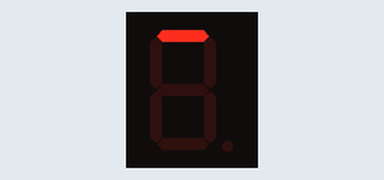
Simulated run of this sketch. Board: Arduino Uno, built with avr-gcc and run on an emulated ATmega328P. Shown: 1-digit seven-segment display. Wiring (inferred from the names in the program): 1-digit 7-segment display, segments lit when HIGH: segments pin 12, pin 13, pin 7, pin 8, pin 9, pin 11, pin 10, pin 6. The segment pins are drawn as the display they are named for.

Above: at 0.1 s.
At 2.1 s:
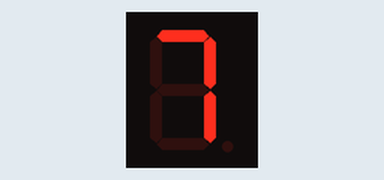
At 4.1 s:
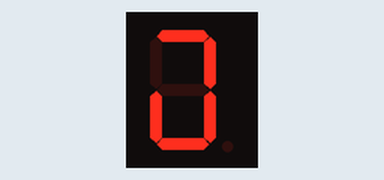
At 8.1 s:
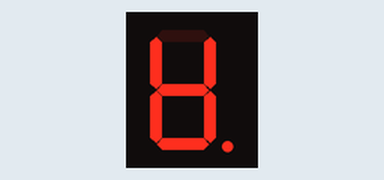
At 12.1 s:
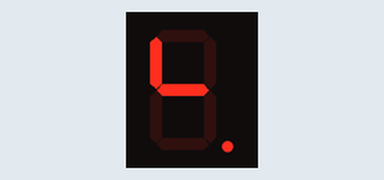
At 17.1 s:
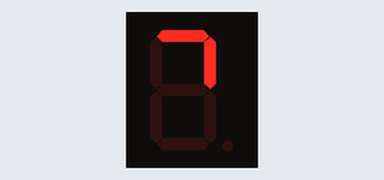

Measured:
- by itself, everything shown: repeats every 16.0 s, in 16 steps
- what the display in image 1 shows lasts 1.0 s, from 2.0 s to 3.0 s

The sketch:

segment_01.ino
```cpp
// C++ code
//
const int a = 12;
const int b = 13;
const int c = 7;
const int d = 8;
const int e = 9;
const int f = 11;
const int g = 10;
const int dp = 6;

void setup()
{
  pinMode(a, OUTPUT);
  pinMode(b, OUTPUT);
  pinMode(c, OUTPUT);
  pinMode(d, OUTPUT);
  pinMode(e, OUTPUT);
  pinMode(f, OUTPUT);
  pinMode(g, OUTPUT);
  pinMode(dp, OUTPUT);
}

void loop()
{
  // 켜기
  digitalWrite(a, HIGH);
  delay(1000); // Wait for 1000 millisecond(s)
  digitalWrite(b, HIGH);
  delay(1000); // Wait for 1000 millisecond(s)
  digitalWrite(c, HIGH);
  delay(1000); // Wait for 1000 millisecond(s)
  digitalWrite(d, HIGH);
  delay(1000); // Wait for 1000 millisecond(s)
  digitalWrite(e, HIGH);
  delay(1000); // Wait for 1000 millisecond(s)
  digitalWrite(f, HIGH);
  delay(1000); // Wait for 1000 millisecond(s)
  digitalWrite(g, HIGH);
  delay(1000); // Wait for 1000 millisecond(s)
  digitalWrite(dp, HIGH);
  delay(1000); // Wait for 1000 millisecond(s)

  // 끄기
  digitalWrite(a, LOW);
  delay(1000); // Wait for 1000 millisecond(s)
  digitalWrite(b, LOW);
  delay(1000); // Wait for 1000 millisecond(s)
  digitalWrite(c, LOW);
  delay(1000); // Wait for 1000 millisecond(s)
  digitalWrite(d, LOW);
  delay(1000); // Wait for 1000 millisecond(s)
  digitalWrite(e, LOW);
  delay(1000); // Wait for 1000 millisecond(s)
  digitalWrite(f, LOW);
  delay(1000); // Wait for 1000 millisecond(s)
  digitalWrite(g, LOW);
  delay(1000); // Wait for 1000 millisecond(s)
  digitalWrite(dp, LOW);
  delay(1000); // Wait for 1000 millisecond(s)

}
```
